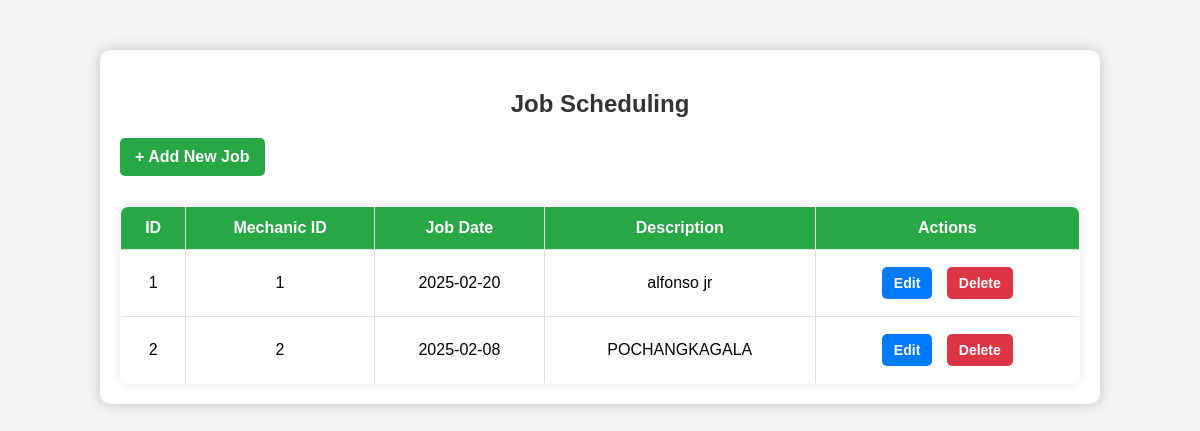
Screenshot of /job_scheduling.php with the database file from the repository.
### tables this page shows
CREATE TABLE `job_scheduling` (
  `id` int(11) NOT NULL,
  `mechanic_id` varchar(100) NOT NULL,
  `job_date` date NOT NULL,
  `description` text NOT NULL
);

### job_scheduling.php (the view, shortened to what this page needs)
<?php
include("config.php");
$query = "SELECT * FROM job_scheduling";
$result = mysqli_query($conn, $query);
?>
<!DOCTYPE html>
<html lang="en">
<head>
    <link rel="stylesheet" href="jobscheduling.css">
</head>
<body>
<div class="job-scheduling-container">
    <h2>Job Scheduling</h2>
    <a href="create_job.php" class="add-btn">+ Add New Job</a>
    <table>
        <thead>
            <tr>
                <th>ID</th>
                <th>Mechanic ID</th>
                <th>Job Date</th>
                <th>Description</th>
                <th>Actions</th>
            </tr>
        </thead>
        <tbody>
            <?php while ($row = mysqli_fetch_assoc($result)) { ?>
                <tr>
                    <td><?php echo $row['id']; ?></td>
                    <td><?php echo $row['mechanic_id']; ?></td>
                    <td><?php echo $row['job_date']; ?></td>
                    <td><?php echo $row['description']; ?></td>
                    <td>
                        <a href="update_job.php?id=<?php echo $row['id']; ?>" class="action-btn edit-btn">Edit</a>
                        <a href="delete_job.php?id=<?php echo $row['id']; ?>" class="action-btn delete-btn" onclick="return confirm('Are you sure?');">Delete</a>
                    </td>
                </tr>
            <?php } ?>
        </tbody>
    </table>
</div>
</body>
</html>

### jobscheduling.css (style rules this page uses)
body { font-family: Arial, sans-serif; margin: 0; padding: 0; background-color: #f4f4f4; }
.job-scheduling-container { width: 80%; margin: 50px auto; background: white; padding: 20px; border-radius: 10px; box-shadow: 0 0 15px rgba(0, 0, 0, 0.2); }
h1, h2 { text-align: center; color: #333; }
table { width: 100%; border-collapse: collapse; margin-top: 20px; background: white; border-radius: 8px; overflow: hidden; box-shadow: 0 0 10px rgba(0, 0, 0, 0.1); }
table, th, td { border: 1px solid #ddd; }
th, td { padding: 12px; text-align: center; font-size: 16px; }
.job-scheduling-container th { background: #28a745; color: white; }
.action-btn { display: inline-block; padding: 8px 12px; margin: 5px; border-radius: 5px; text-decoration: none; font-size: 14px; font-weight: bold; transition: 0.3s; }
.edit-btn { background-color: #007bff; color: white; }
.delete-btn { background-color: #dc3545; color: white; }
.add-btn { display: inline-block; padding: 10px 15px; margin-bottom: 10px; background-color: #28a745; color: white; text-decoration: none; border-radius: 5px; font-size: 16px; font-weight: bold; }

### rows the page displays
job_scheduling: id "1", mechanic "1", job_date "2025-02-20", description "alfonso jr"
job_scheduling: id "2", mechanic "2", job_date "2025-02-08", description "POCHANGKAGALA"
